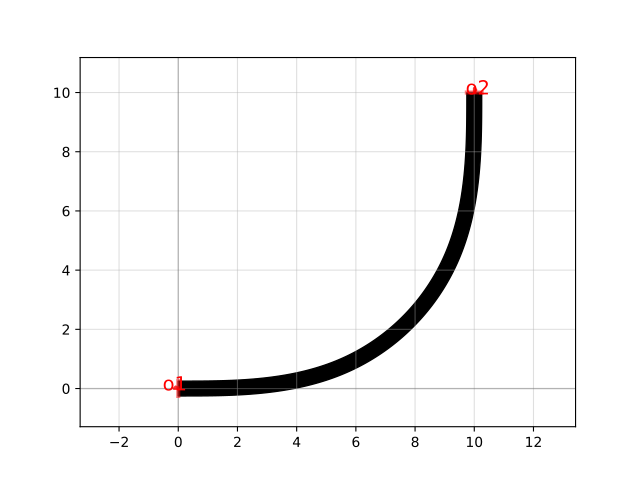

Write the Python code that produced this figure.
import gdsfactory as gf

c = gf.components.bend_euler(angle=90.0, p=0.5, with_arc_floorplan=True, npoints=720, direction='ccw', with_cladding_box=True)
c.plot()
